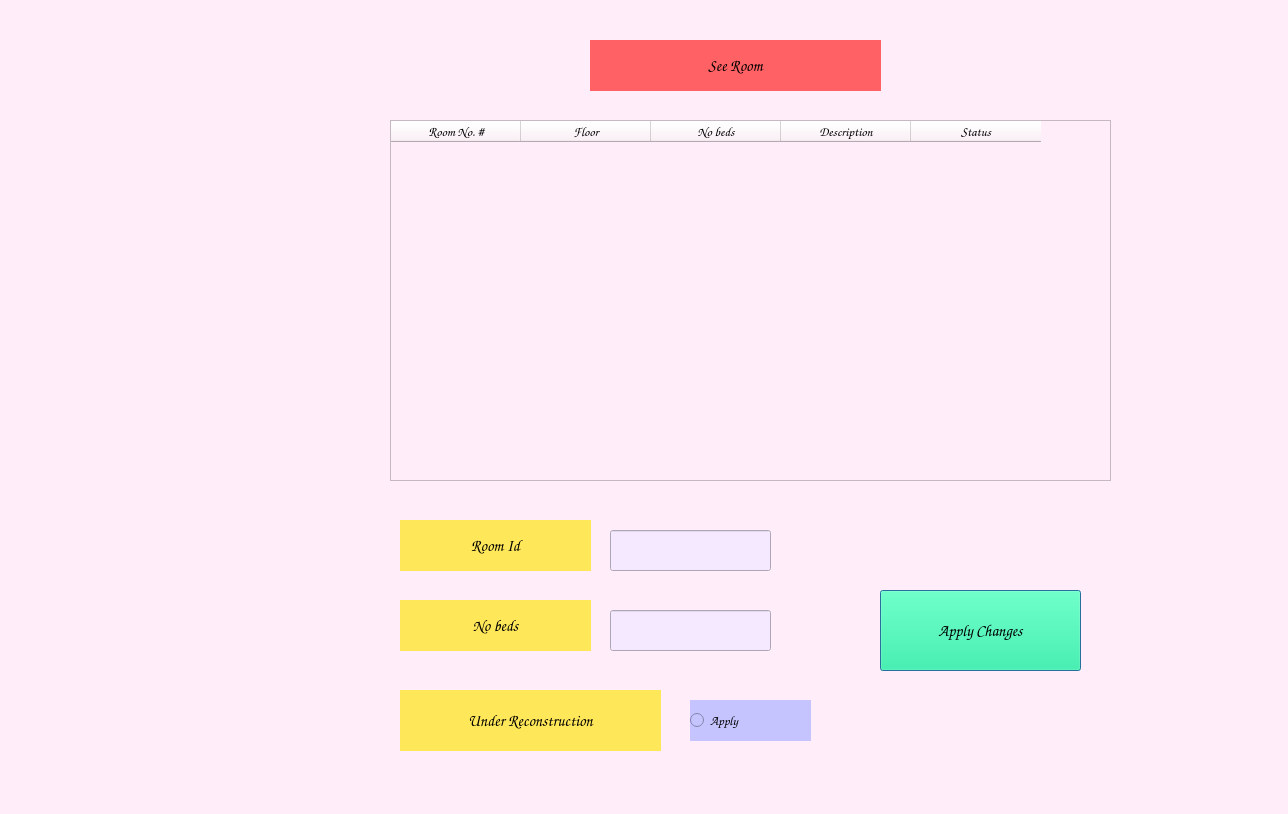
<?xml version="1.0" encoding="UTF-8"?>
<ui version="4.0">
 <class>Admin_See_Room_window</class>
 <widget class="QDialog" name="Admin_See_Room_window">
  <property name="geometry">
   <rect>
    <x>0</x>
    <y>0</y>
    <width>1288</width>
    <height>814</height>
   </rect>
  </property>
  <property name="cursor">
   <cursorShape>ClosedHandCursor</cursorShape>
  </property>
  <property name="windowTitle">
   <string>Change room type</string>
  </property>
  <property name="styleSheet">
   <string notr="true">background-color: rgb(255, 238, 249);</string>
  </property>
  <widget class="QLabel" name="Admin_See_Room_header_L">
   <property name="geometry">
    <rect>
     <x>590</x>
     <y>40</y>
     <width>291</width>
     <height>51</height>
    </rect>
   </property>
   <property name="font">
    <font>
     <family>Comic Sans MS</family>
     <pointsize>12</pointsize>
     <weight>75</weight>
     <bold>true</bold>
    </font>
   </property>
   <property name="cursor">
    <cursorShape>ClosedHandCursor</cursorShape>
   </property>
   <property name="styleSheet">
    <string notr="true">background-color: rgb(255, 97, 100);</string>
   </property>
   <property name="text">
    <string>See Room</string>
   </property>
   <property name="alignment">
    <set>Qt::AlignCenter</set>
   </property>
   <property name="margin">
    <number>1</number>
   </property>
  </widget>
  <widget class="QPushButton" name="Admin_See_Room_show_PB">
   <property name="geometry">
    <rect>
     <x>880</x>
     <y>590</y>
     <width>201</width>
     <height>81</height>
    </rect>
   </property>
   <property name="font">
    <font>
     <family>Comic Sans MS</family>
     <pointsize>12</pointsize>
     <weight>75</weight>
     <bold>true</bold>
    </font>
   </property>
   <property name="cursor">
    <cursorShape>PointingHandCursor</cursorShape>
   </property>
   <property name="styleSheet">
    <string notr="true">background-color: rgb(7, 255, 152);</string>
   </property>
   <property name="text">
    <string>Apply Changes</string>
   </property>
  </widget>
  <widget class="QTableWidget" name="Admin_See_Room_TableWidget">
   <property name="geometry">
    <rect>
     <x>390</x>
     <y>120</y>
     <width>721</width>
     <height>361</height>
    </rect>
   </property>
   <property name="cursor" stdset="0">
    <cursorShape>PointingHandCursor</cursorShape>
   </property>
   <attribute name="horizontalHeaderDefaultSectionSize">
    <number>130</number>
   </attribute>
   <column>
    <property name="text">
     <string>Room No. #</string>
    </property>
    <property name="font">
     <font>
      <family>Comic Sans MS</family>
      <pointsize>10</pointsize>
      <weight>75</weight>
      <bold>true</bold>
     </font>
    </property>
    <property name="textAlignment">
     <set>AlignCenter</set>
    </property>
    <property name="background">
     <color>
      <red>120</red>
      <green>105</green>
      <blue>110</blue>
     </color>
    </property>
    <property name="foreground">
     <brush brushstyle="SolidPattern">
      <color alpha="255">
       <red>0</red>
       <green>0</green>
       <blue>0</blue>
      </color>
     </brush>
    </property>
   </column>
   <column>
    <property name="text">
     <string>Floor</string>
    </property>
    <property name="font">
     <font>
      <family>Comic Sans MS</family>
      <pointsize>10</pointsize>
      <weight>75</weight>
      <bold>true</bold>
     </font>
    </property>
    <property name="textAlignment">
     <set>AlignCenter</set>
    </property>
   </column>
   <column>
    <property name="text">
     <string>No beds</string>
    </property>
    <property name="font">
     <font>
      <family>Comic Sans MS</family>
      <pointsize>10</pointsize>
      <weight>75</weight>
      <bold>true</bold>
     </font>
    </property>
    <property name="textAlignment">
     <set>AlignCenter</set>
    </property>
   </column>
   <column>
    <property name="text">
     <string>Description</string>
    </property>
    <property name="font">
     <font>
      <family>Comic Sans MS</family>
      <pointsize>10</pointsize>
      <weight>75</weight>
      <bold>true</bold>
     </font>
    </property>
    <property name="textAlignment">
     <set>AlignCenter</set>
    </property>
   </column>
   <column>
    <property name="text">
     <string>Status</string>
    </property>
    <property name="font">
     <font>
      <family>Comic Sans MS</family>
      <pointsize>10</pointsize>
      <weight>75</weight>
      <bold>true</bold>
     </font>
    </property>
    <property name="textAlignment">
     <set>AlignCenter</set>
    </property>
   </column>
  </widget>
  <widget class="QLineEdit" name="Admin_See_Room_Room_id_LE">
   <property name="geometry">
    <rect>
     <x>610</x>
     <y>530</y>
     <width>161</width>
     <height>41</height>
    </rect>
   </property>
   <property name="font">
    <font>
     <family>Comic Sans MS</family>
     <pointsize>12</pointsize>
     <weight>75</weight>
     <bold>true</bold>
    </font>
   </property>
   <property name="cursor">
    <cursorShape>PointingHandCursor</cursorShape>
   </property>
   <property name="styleSheet">
    <string notr="true">background-color: rgb(244, 233, 255);</string>
   </property>
  </widget>
  <widget class="QLineEdit" name="Admin_See_Room_No_beds_LE">
   <property name="geometry">
    <rect>
     <x>610</x>
     <y>610</y>
     <width>161</width>
     <height>41</height>
    </rect>
   </property>
   <property name="font">
    <font>
     <family>Comic Sans MS</family>
     <pointsize>12</pointsize>
     <weight>75</weight>
     <bold>true</bold>
    </font>
   </property>
   <property name="cursor">
    <cursorShape>PointingHandCursor</cursorShape>
   </property>
   <property name="styleSheet">
    <string notr="true">background-color: rgb(244, 233, 255);</string>
   </property>
  </widget>
  <widget class="QLabel" name="Admin_See_Room_Room_id_L">
   <property name="geometry">
    <rect>
     <x>400</x>
     <y>520</y>
     <width>191</width>
     <height>51</height>
    </rect>
   </property>
   <property name="font">
    <font>
     <family>Comic Sans MS</family>
     <pointsize>12</pointsize>
     <weight>75</weight>
     <bold>true</bold>
    </font>
   </property>
   <property name="cursor">
    <cursorShape>ClosedHandCursor</cursorShape>
   </property>
   <property name="styleSheet">
    <string notr="true">background-color: rgb(255, 231, 90);</string>
   </property>
   <property name="text">
    <string>Room Id</string>
   </property>
   <property name="alignment">
    <set>Qt::AlignCenter</set>
   </property>
   <property name="margin">
    <number>1</number>
   </property>
  </widget>
  <widget class="QLabel" name="Admin_See_Room_No_beds_L">
   <property name="geometry">
    <rect>
     <x>400</x>
     <y>600</y>
     <width>191</width>
     <height>51</height>
    </rect>
   </property>
   <property name="font">
    <font>
     <family>Comic Sans MS</family>
     <pointsize>12</pointsize>
     <weight>75</weight>
     <bold>true</bold>
    </font>
   </property>
   <property name="cursor">
    <cursorShape>ClosedHandCursor</cursorShape>
   </property>
   <property name="styleSheet">
    <string notr="true">background-color: rgb(255, 231, 90);</string>
   </property>
   <property name="text">
    <string>No beds</string>
   </property>
   <property name="alignment">
    <set>Qt::AlignCenter</set>
   </property>
   <property name="margin">
    <number>1</number>
   </property>
  </widget>
  <widget class="QLabel" name="Admin_See_Room_under_reconstruction_L">
   <property name="geometry">
    <rect>
     <x>400</x>
     <y>690</y>
     <width>261</width>
     <height>61</height>
    </rect>
   </property>
   <property name="font">
    <font>
     <family>Comic Sans MS</family>
     <pointsize>12</pointsize>
     <weight>75</weight>
     <bold>true</bold>
    </font>
   </property>
   <property name="cursor">
    <cursorShape>ClosedHandCursor</cursorShape>
   </property>
   <property name="styleSheet">
    <string notr="true">background-color: rgb(255, 231, 90);</string>
   </property>
   <property name="text">
    <string>Under Reconstruction</string>
   </property>
   <property name="alignment">
    <set>Qt::AlignCenter</set>
   </property>
   <property name="margin">
    <number>1</number>
   </property>
  </widget>
  <widget class="QRadioButton" name="Admin_See_Room_Apply_RD">
   <property name="geometry">
    <rect>
     <x>690</x>
     <y>700</y>
     <width>121</width>
     <height>41</height>
    </rect>
   </property>
   <property name="font">
    <font>
     <family>Comic Sans MS</family>
     <pointsize>10</pointsize>
     <weight>75</weight>
     <bold>true</bold>
    </font>
   </property>
   <property name="cursor">
    <cursorShape>PointingHandCursor</cursorShape>
   </property>
   <property name="styleSheet">
    <string notr="true">background-color: rgb(198, 196, 255);</string>
   </property>
   <property name="text">
    <string>Apply</string>
   </property>
   <property name="checkable">
    <bool>true</bool>
   </property>
  </widget>
 </widget>
 <resources/>
 <connections/>
</ui>
